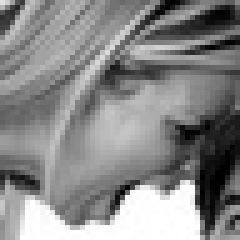
#> input picture train/angry/Training_18615787.jpg, 48 x 48 px, found by its file name (shown 5 times larger); its folder holds 2 pictures in this run
$ jupyter execute --allow-errors source.ipynb
#> lines starting #> are read from the running program, lines starting #| are printed output that depends on the picture
[cell 1]
import cv2 as cv
import numpy as np
import os

Tạo đường dẫn thư mục

[cell 2]
my_path = 'D:/Nam2/HK2/TGMT/Do_an'

dir_train = my_path + '/train'
ltrain_angry = os.listdir(dir_train+'/angry')
ltrain_happy = os.listdir(dir_train+'/happy')
#> (the rest of this cell did not finish here and is left out)

Viết hàm trích xuất đặc trưng HOG

[cell 3]
import cv2
from skimage import feature
import matplotlib.pyplot as plt

def compute_hog(image):

    # Chuyen ve anh xam
    gray = cv2.cvtColor(image, cv2.COLOR_BGR2GRAY)

    # Resize lai kich thuoc anh
    gray = cv2.resize(gray, (128, 128))

    # Thực hiện tính toán đặc trưng HOG
    hog, hog_image = feature.hog(gray, orientations=9,
                                 pixels_per_cell=(8, 8),
                                 cells_per_block=(2, 2),
                                 block_norm='L2-Hys',
                                 visualize=True,
                                 transform_sqrt=True)
    return hog, hog_image

Ví dụ

[cell 4]
# Đọc ảnh
img = cv2.imread('D:/Nam2/HK2/TGMT/Do_an/test/happy/PublicTest_60884527.jpg')

# Tính toán đặc trưng HOG và hình ảnh HOG cho ảnh
#> (the rest of this cell did not finish here and is left out)

Tạo hàm detect khuôn mặt

[cell 5]
def face_detect(img_path) :
    # Tạo đối tượng Classifier từ file xml
    face_cascade = cv2.CascadeClassifier('haarcascade_frontalface_default.xml')
    img = cv2.imread(img_path)
    # Chuyển đổi hình ảnh sang grayscale
    gray = cv2.cvtColor(img, cv2.COLOR_BGR2GRAY)

    # Nhận diện khuôn mặt
    faces = face_cascade.detectMultiScale(gray, scaleFactor=1.1, minNeighbors=5, minSize=(30, 30))

    if len(faces) == 0:
        return None  # Trả về None nếu không có khuôn mặt nào được phát hiện

    for (x, y, w, h) in faces:
        face = img[y:y+h, x:x+w]  # Cắt khuôn mặt từ hình ảnh
        break

    return face

Ví dụ

[cell 6]
my_img_path1 = 'D:/Nam2/HK2/TGMT/Do_an/test/002.png'
my_img_path = 'D:/Nam2/HK2/TGMT/Do_an/test/happy/PublicTest_60884527.jpg'
my_img_path2 = 'D:/Nam2/HK2/TGMT/Do_an/train/angry/Training_18270369.jpg'
#> (the rest of this cell did not finish here and is left out)

Trích xuất features vector cho các tập dữ liệu

[cell 7]
# trich xuat dac trung cho tap train_angry
import os
train_features_angry = []
dir_train_angry = dir_train + '/angry'
for image_name in ltrain_angry: # Lap qua tung anh trong thu muc
  # Đường dẫn đầy đủ tới hình ảnh
  image_path = dir_train_angry + '/' + image_name
  img = cv2.imread(image_path)
#> img is the input picture: shape (48, 48, 3); min 0, max 255, mean 135.6
  hog_feature,hog_img= compute_hog(img)
#> in compute_hog (call 2), `gray = cv2.resize(gray, (128, 128))`:
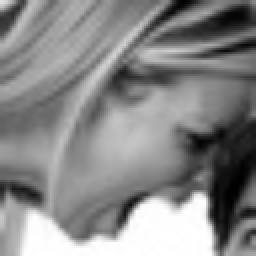
#> gray: shape (128, 128) (shown 2 times larger); min 0, max 255, mean 135.5
#> in compute_hog (call 2), `hog, hog_image = feature.hog(gray, orientations=9, pixels_per_cell=(8,..`: hog = 8100 values, max 0.692 at index 7596, min 0 at index 6, mean 0.111
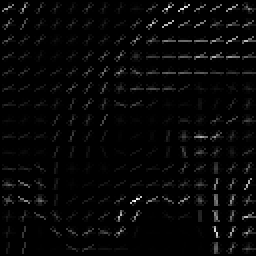
#> hog_img: shape (128, 128) float64 (shown 2 times larger); min 0, max 3.16, mean 0.0885; drawn with min black and max white
#> hog_feature has the same summary as hog in compute_hog
  # Chuyen vector dac truc thanh ma tran 1 chieu
  #feature_1d = np.concatenate(feature)
  # Them vao danh sach train_feature
  train_features_angry.append(hog_feature)
#> pass 2 of the loop `for image_name in ltrain_angry:`:
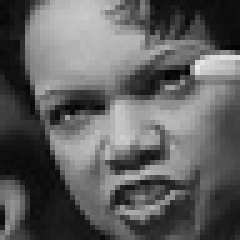
#> input picture train/angry/Training_18633212.jpg, 48 x 48 px, found by its file name (shown 5 times larger)
#> img is the input picture: shape (48, 48, 3); min 1, max 235, mean 95.4
#> `hog_feature,hog_img= compute_hog(img)`: hog_feature = 8100 values, max 0.608 at index 7719, min 0 at index 5, mean 0.114
# In ra số lượng vector đặc trưng đã tính toán
print("Số lượng vector đặc trưng đã tính toán:", len(train_features_angry))
#| Số lượng vector đặc trưng đã tính toán: 2

#> (a cell that did not finish here is left out)

[cell 9]
# trich xuat dac trung cho tap train_happy
import os
train_features_happy = []
dir_train_happy = dir_train + '/happy'
for image_name in ltrain_happy: # Lap qua tung anh trong thu muc
  # Đường dẫn đầy đủ tới hình ảnh
  image_path = dir_train_happy + '/' + image_name
  img = cv2.imread(image_path)
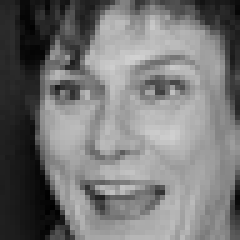
#> input picture train/happy/Training_85035886.jpg, 48 x 48 px, found by its file name (shown 5 times larger)
#> img is the input picture: shape (48, 48, 3); min 0, max 209, mean 117.8
  hog_feature,hog_img= compute_hog(img)
#> in compute_hog (call 4), `gray = cv2.resize(gray, (128, 128))`:
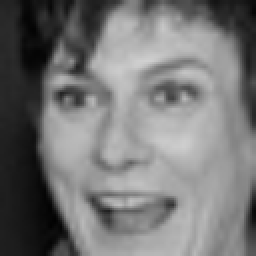
#> gray: shape (128, 128) (shown 2 times larger); min 1, max 208, mean 117.6
#> in compute_hog (call 4), `hog, hog_image = feature.hog(gray, orientations=9, pixels_per_cell=(8,..`: hog = 8100 values, max 0.551 at index 7108, min 0 at index 13, mean 0.116
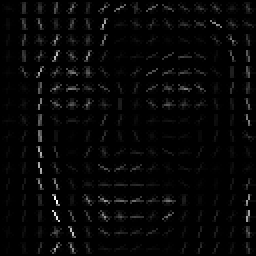
#> hog_img: shape (128, 128) float64 (shown 2 times larger); min 0, max 2.48, mean 0.0635; drawn with min black and max white
#> hog_feature has the same summary as hog in compute_hog
  # Chuyen vector dac truc thanh ma tran 1 chieu
  #feature_1d = np.concatenate(feature)
  # Them vao danh sach train_feature
  train_features_happy.append(hog_feature) # !!!
#> pass 2 of the loop `for image_name in ltrain_happy:`:
#> in compute_hog (call 5), `gray = cv2.resize(gray, (128, 128))`:
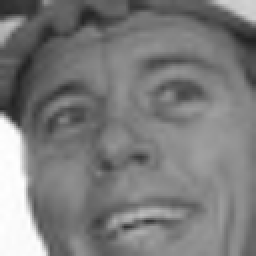
#> gray: shape (128, 128) (shown 2 times larger); min 33, max 255, mean 124
#> hog = 8100 values, max 0.639 at index 6497, min 0 at index 23, mean 0.119
#> `hog_feature,hog_img= compute_hog(img)`:
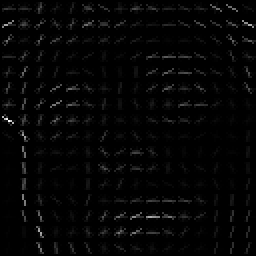
#> hog_img: shape (128, 128) float64 (shown 2 times larger); min 0, max 2.45, mean 0.0517; drawn with min black and max white
#> `hog_feature,hog_img= compute_hog(img)`: hog_feature has the same summary as hog in compute_hog
# In ra số lượng vector đặc trưng đã tính toán
print("Số lượng vector đặc trưng đã tính toán:", len(train_features_happy))
#| Số lượng vector đặc trưng đã tính toán: 2

[cell 10]
# trich xuat dac trung cho tap train_sad
import os
train_features_sad = []
dir_train_sad = dir_train + '/sad'
#> (the rest of this cell did not finish here and is left out)

[cell 11]
# trich xuat dac trung cho tap test_angry
import os
test_features_angry = []
#> (the rest of this cell did not finish here and is left out)

[cell 12]
# trich xuat dac trung cho tap test_happy
import os
test_features_happy = []
#> (the rest of this cell did not finish here and is left out)

[cell 13]
# trich xuat dac trung cho tap test_sad
import os
test_features_sad = []
#> (the rest of this cell did not finish here and is left out)

[cell 14]
# noi cac bo du lieu sau khi da tinh toan
x_test = test_features_angry + test_features_happy + test_features_sad
print(len(x_test))
x_train = train_features_angry + train_features_happy + train_features_sad
#> x_train = 4 items
print(len(x_train))
#| 4
